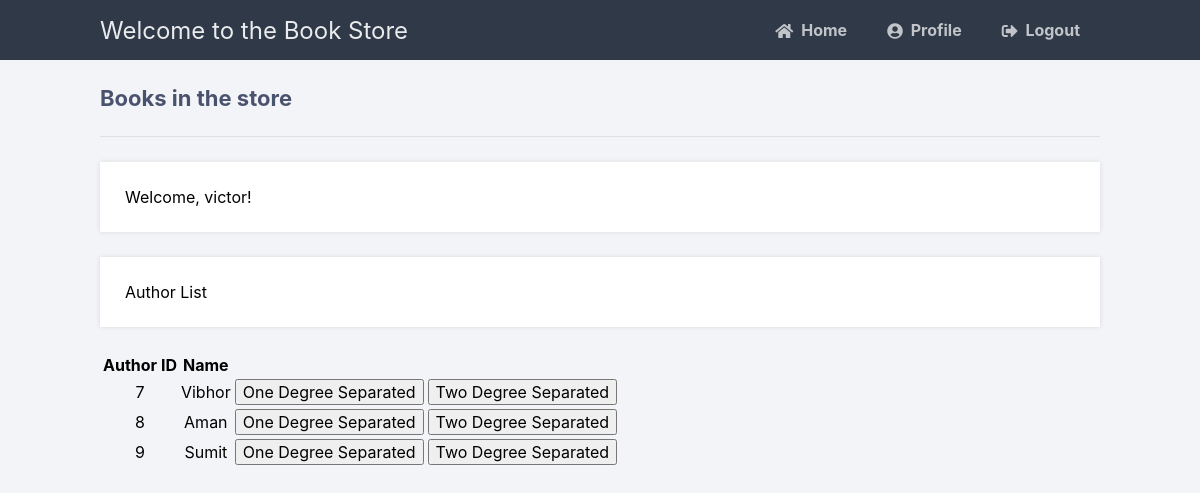
The page /displayAuthor (signed in) on the database its author committed.
### tables this page shows
CREATE TABLE Author (
            authorID INTEGER PRIMARY KEY AUTOINCREMENT,
            name TEXT
);

### main.py (the view)
@app.route('/displayAuthor', methods=['GET', 'POST'])
def displayAuthor():
    if 'loggedin' in session and (session['type'] == 1 or session['type'] == 0):
        msg = ''
        if request.method == 'GET':
            with sql.connect("Book.db") as con:
                cursor = con.cursor()
                cursor.execute(
                    'SELECT * FROM Author')
                author = cursor.fetchall()
                if not author:
                    msg = 'No Author Found!'
                else:
                    print(author)
                    return render_template('displayAuthor.html', data=author, username=session['username'])
    return redirect(url_for('login'))

### templates/displayAuthor.html (shortened to what this page needs)
{% extends 'layout.html' %}
{% block content %}
<h2>Books in the store</h2>
<p>Welcome, {{ username }}!</p>
<p>Author List</p>
<table>
    <thead>
      <tr>
          <th>Author ID</th>
          <th>Name</th>
          <th></th>
          <th></th>
      </tr>
      </thead>
      <tbody>
       {% for item in data %}
       <form action="{{ url_for('degreeSeparation') }}" method="get" autocomplete="off">
              <tr>
                  <td style="text-align:center">{{item[0]}}</td>
                  <td style="text-align:center">{{item[1]}}</td>
                  <td><button type="submit" name="degree" value="onedegree">One Degree Separated</button></td>
                  <td><button type="submit" name="degree" value="twodegree">Two Degree Separated</button></td>
              </tr>
            </form>
          {% endfor %}
      </tbody>
  </table>
{% endblock %}

### static/style.css (style rules this page uses)
* { box-sizing: border-box; font-family: -apple-system, BlinkMacSystemFont, "segoe ui", roboto, oxygen, ubuntu, cantarell, "fira sans", "droid sans", "helvetica neue", Arial, sans-serif; font-size: 16px; -webkit-font-smoothing: antialiased; -moz-osx-font-smoothing: grayscale; }
body { background-color: #758283; margin: 0; }
body.loggedin { background-color: #f3f4f7; }
.content h2 { margin: 0; padding: 25px 0; font-size: 22px; border-bottom: 1px solid #e0e0e3; color: #4a536e; }
.content > p, .content > div { box-shadow: 0 0 5px 0 rgba(0, 0, 0, 0.1); margin: 25px 0; padding: 25px; background-color: #fff; }

### rows shown on the page
Author: authorID "7", name "Vibhor"
Author: authorID "8", name "Aman"
Author: authorID "9", name "Sumit"

### other values the page prints
{{ username }} "victor"
